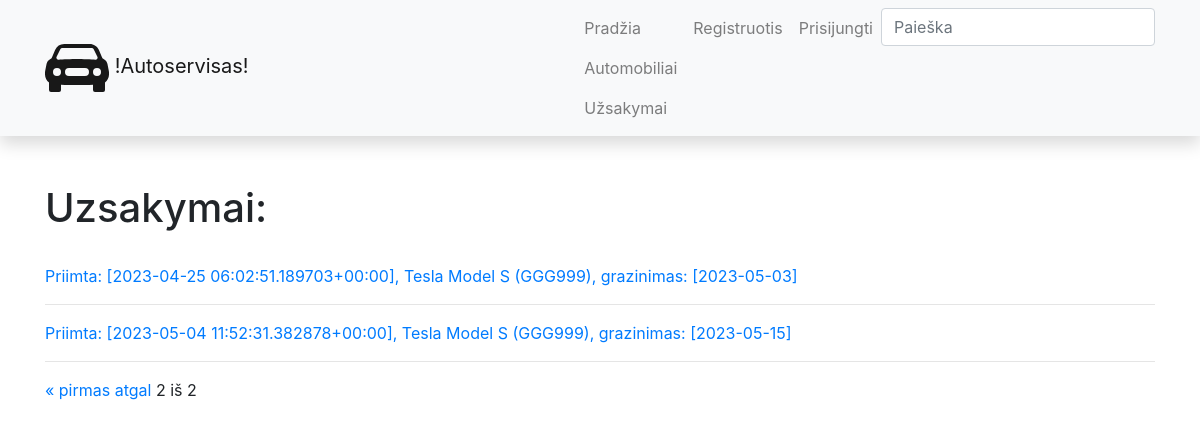
Screenshot of /autoservisas/orders/?page=2 with the database file from the repository.
### autoservisas/models.py (models this page shows, shortened)
class Uzsakymas(models.Model):
    data = models.DateTimeField(verbose_name='Data ir laikas', auto_now_add=True)
    automobilis = models.ForeignKey(to='Automobilis', verbose_name='Automobilis', on_delete=models.SET_NULL, null=True)
    klientas = models.ForeignKey(to=User, on_delete=models.SET_NULL, null=True, blank=True)
    grazinimo_data = models.DateField(verbose_name='Bus atlikta', null=True, blank=True)
    LOAN_STATUS = (
        ('p', 'Patvirtinta'),
        ('v', 'Vykdoma'),
        ('a', 'Atsaukta'),
        ('t', 'Tvirtinama'),
        ('i', 'Ivykdyta'),
    )
    status = models.CharField(verbose_name="Busena", max_length=1, choices=LOAN_STATUS, blank=True, default='t')
    def __str__(self):
        return f'Priimta: [{self.data}], {self.automobilis}, grazinimas: [{self.grazinimo_data}]'
    class Meta:
        verbose_name = "Uzsakymas"
        verbose_name_plural = "Uzsakymai"

class Automobilis(models.Model):
    valstybinis_nr = models.CharField(verbose_name='Valstybinis numeris', max_length=6)
    vin = models.CharField(verbose_name='VIN kodas', max_length=17)
    kliento_vardas = models.CharField(verbose_name='Savininkas', max_length=50)
    automobilio_modelis = models.ForeignKey(to='AutomobilioModelis', verbose_name='Automobilio modelis', on_delete=models.SET_NULL, null=True)
    photo = models.ImageField(verbose_name="Nuotrauka", upload_to='vehicles', null=True, blank=True) #arba tik blank=True
    description = HTMLField(verbose_name='Aprasymas', max_length=2000, default='')
    def __str__(self):
        return f'{self.automobilio_modelis} ({self.valstybinis_nr})'
    class Meta:
        verbose_name = "Automobilis"
        verbose_name_plural = "Automobiliai"

class AutomobilioModelis(models.Model):
    marke = models.CharField(verbose_name='Gamintojas', max_length=50)
    modelis = models.CharField(verbose_name='Modelis', max_length=50)
    def __str__(self):
        return f'{self.marke} {self.modelis}'
    class Meta:
        verbose_name = "Automobilio modelis"
        verbose_name_plural = "Automobilio modeliai"

### autoservisas/views.py (the view)
# urls.py: path('orders/', views.OrderListView.as_view(), name='orders'),
class OrderListView(generic.ListView):
    model = Uzsakymas
    template_name = 'orders.html'
    context_object_name = 'orders'
    paginate_by = 2

### autoservisas/templates/orders.html (shortened to what this page needs)
{% extends 'base.html'%}
{% block content %}
<h1>Uzsakymai:</h1>
<br>
{% for order in orders %}
<a href="{{ order.pk }}">
    <p>{{ order }}</p>
</a>
<hr>
{% endfor %}
<div class="pagination">
    <span class="step-links">
        {% if page_obj.has_previous %}
            <a href="?page=1">&laquo; pirmas</a>
            <a href="?page={{ page_obj.previous_page_number }}">atgal</a>
        {% endif %}
        <span class="current">
            {{ page_obj.number }} iš {{ page_obj.paginator.num_pages }}
        </span>
    </span>
</div>
{% endblock %}

### rows the page displays
Uzsakymas: data+automobilis+grazinimo_data "Priimta: [2023-04-25 06:02:51.189703+00:00], Tesla Model S (GGG999), grazinimas: [2023-05-03]"
Uzsakymas: data+automobilis+grazinimo_data "Priimta: [2023-05-04 11:52:31.382878+00:00], Tesla Model S (GGG999), grazinimas: [2023-05-15]"

### other values shown
{{ page_obj.number }} "2"
{{ page_obj.paginator.num_pages }} "2"
